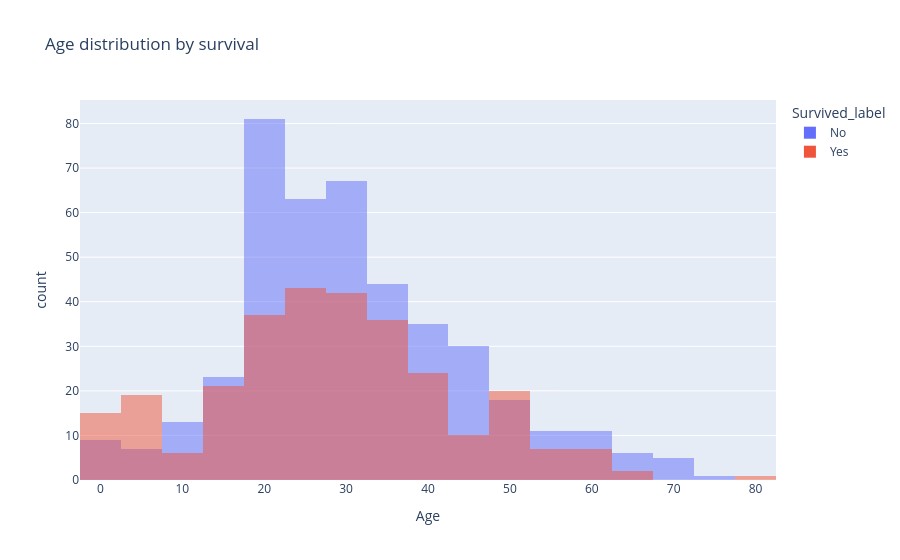

Source (notebook cell):
### Code cell
df["Survived_label"] = df["Survived"].map({0: "No", 1: "Yes"})

fig = px.histogram(df, x="Age", color="Survived_label", barmode="overlay",
                   nbins=30, title="Age distribution by survival")
fig.show()
fig.write_html("images/age_by_survival.html")

### Figure 1 — Plotly figure (JSON) as saved in the notebook; plotly's stock layout.template omitted (floating-point values rounded to 4 significant figures; data arrays with more than 128 entries replaced by an {"elided": "..."} marker saying what was removed)
{"data": [{"bingroup": "x", "hovertemplate": "Survived_label=No<br>Age=%{x}<br>count=%{y}<extra></extra>", "legendgroup": "No", "marker": {"color": "#636efa", "opacity": 0.5, "pattern": {"shape": ""}}, "name": "No", "nbinsx": 30, "orientation": "v", "showlegend": true, "type": "histogram", "x": {"elided": "549 float values"}, "xaxis": "x", "yaxis": "y"}, {"bingroup": "x", "hovertemplate": "Survived_label=Yes<br>Age=%{x}<br>count=%{y}<extra></extra>", "legendgroup": "Yes", "marker": {"color": "#EF553B", "opacity": 0.5, "pattern": {"shape": ""}}, "name": "Yes", "nbinsx": 30, "orientation": "v", "showlegend": true, "type": "histogram", "x": {"elided": "342 float values"}, "xaxis": "x", "yaxis": "y"}], "layout": {"barmode": "overlay", "legend": {"title": {"text": "Survived_label"}, "tracegroupgap": 0}, "title": {"text": "Age distribution by survival"}, "xaxis": {"anchor": "y", "domain": [0, 1], "title": {"text": "Age"}}, "yaxis": {"anchor": "x", "domain": [0, 1], "title": {"text": "count"}}}}
